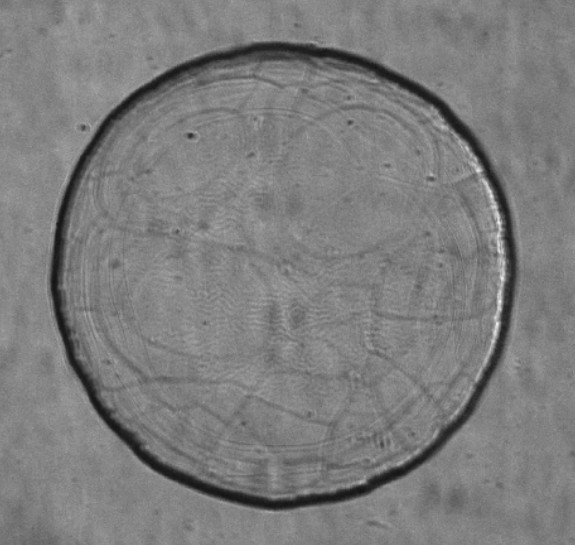
#> input picture img/1-1.jpg, 575 x 545 px
$ python Test.py
#> lines starting #> are read from the running program, lines starting #| are printed output that depends on the picture; after the words box and inside, x2 and y2 are one past the last pixel; in counts of white or black regions, pixels touching at a corner belong together
from scipy import ndimage
from scipy import signal
from scipy import stats
import numpy as np
import pandas as pd
import cv2

import matplotlib.pyplot as plt

def Test():
    img1 = cv2.imread('img/1-1.jpg', cv2.IMREAD_GRAYSCALE)
#> img1 is the input picture: shape (545, 575); min 18, max 240, mean 125.2
    img1 = cv2.resize(img1, (512,512), interpolation=cv2.INTER_AREA)
#> img1: shape (512, 512)
    filtered_img1 = ndimage.gaussian_laplace(img1, sigma=2)
    filtered_img1 = cv2.Canny(filtered_img1, 200, 256, apertureSize=7)
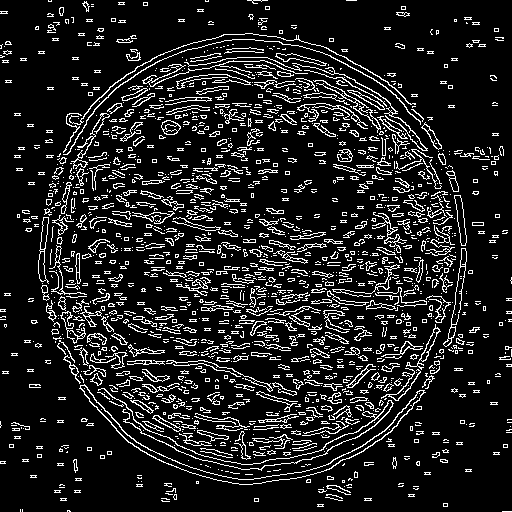
#> filtered_img1: shape (512, 512); 12.6% white in thin lines or dots
    lines1 = cv2.HoughLinesP(filtered_img1, 1, np.pi/360, 120, 150, 5)
#> lines1 = 51 rows, first 6: [376, 295, 384, 295], [221, 306, 228, 306], [312, 292, 324, 291], [155, 317, 161, 317], [248, 320, 254, 320], [290, 325, 295, 330]

    img2 = cv2.imread('img/1-2.jpg', cv2.IMREAD_GRAYSCALE)
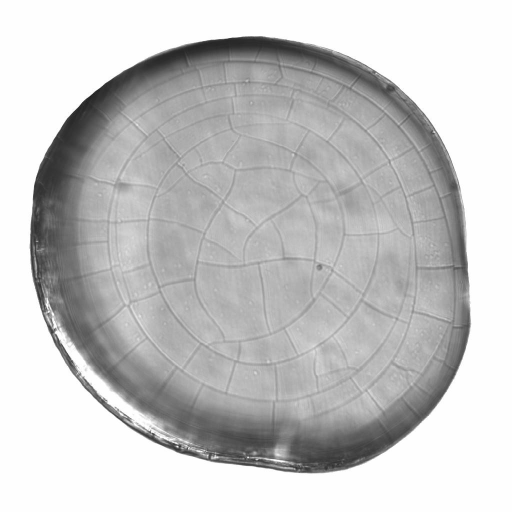
#> input picture img/1-2.jpg, 1024 x 1024 px (shown at 1/2 size)
#> img2 is the input picture: shape (1024, 1024); min 19, max 255, mean 196.8
    img2 = cv2.resize(img2, (512,512), interpolation=cv2.INTER_AREA)
#> img2: shape (512, 512)
    filtered_img2 = ndimage.gaussian_laplace(img2, sigma=2)
    filtered_img2 = cv2.Canny(filtered_img2, 200, 256, apertureSize=7)
#> filtered_img2: shape (512, 512); 10.3% white in thin lines or dots, all inside (x1, y1, x2, y2) = (23, 30, 477, 480)
    lines2 = cv2.HoughLinesP(filtered_img2, 1, np.pi/360, 120, 150, 5)
#> lines2 = 46 rows, first 6: [336, 190, 350, 182], [245, 215, 254, 224], [215, 220, 223, 212], [118, 93, 123, 98], [173, 264, 182, 264], [257, 225, 265, 219]

    img2_1 = cv2.imread('img/1-2-270r.jpg', cv2.IMREAD_GRAYSCALE)
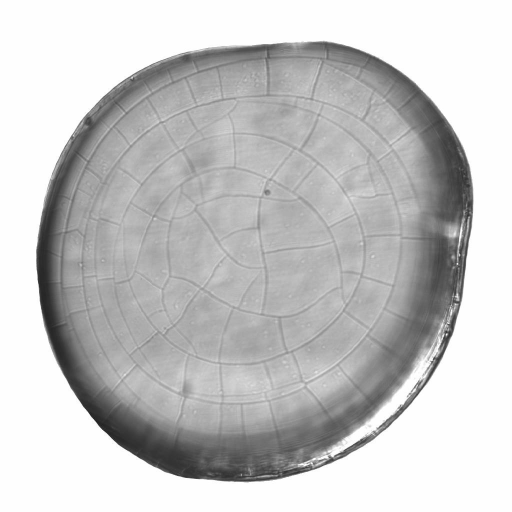
#> input picture img/1-2-270r.jpg, 1024 x 1024 px (shown at 1/2 size)
#> img2_1 is the input picture: shape (1024, 1024); min 18, max 255, mean 196.8
    img2_1 = cv2.resize(img2_1, (512,512), interpolation=cv2.INTER_AREA)
#> img2_1: shape (512, 512)
    filtered_img2_1 = ndimage.gaussian_laplace(img2_1, sigma=2)
    filtered_img2_1 = cv2.Canny(filtered_img2_1, 200, 256, apertureSize=7)
#> filtered_img2_1: shape (512, 512); 10.3% white in thin lines or dots, all inside (x1, y1, x2, y2) = (30, 35, 480, 488)
    lines2_1 = cv2.HoughLinesP(filtered_img2_1, 1, np.pi/360, 120, 150, 5)
#> lines2_1 = 30 rows, first 6: [212, 264, 221, 255], [192, 214, 199, 221], [77, 158, 84, 165], [126, 353, 136, 343], [124, 372, 132, 364], [293, 183, 301, 175]

    img3 = cv2.imread('img/2-1_a.jpg', cv2.IMREAD_GRAYSCALE)
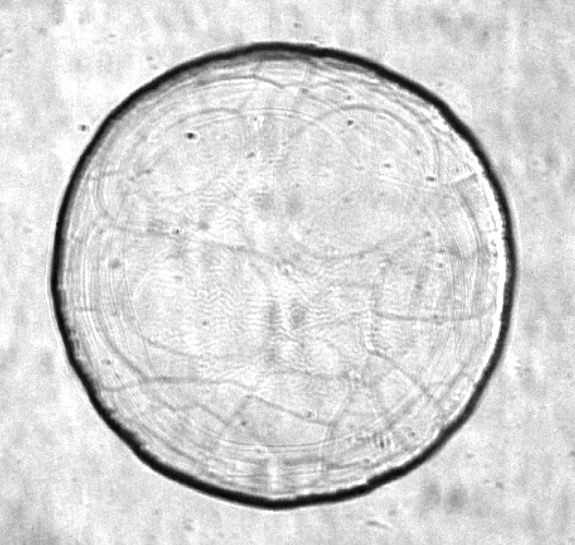
#> input picture img/2-1_a.jpg, 575 x 545 px
#> img3 is the input picture: shape (545, 575); min 2, max 255, mean 213
    img3 = cv2.resize(img3, (512,512), interpolation=cv2.INTER_AREA)
#> img3: shape (512, 512)
    filtered_img3 = ndimage.gaussian_laplace(img3, sigma=2)
    filtered_img3 = cv2.Canny(filtered_img3, 200, 256, apertureSize=7)
#> filtered_img3: shape (512, 512); 24.6% white in thin lines or dots
    lines3 = cv2.HoughLinesP(filtered_img3, 1, np.pi/360, 120, 150, 5)
#> lines3 = 196 rows, first 6: [355, 353, 363, 361], [452, 426, 457, 431], [205, 173, 211, 179], [115, 195, 123, 203], [333, 252, 339, 246], [170, 317, 175, 312]

    img4 = cv2.imread('img/2-1_b.jpg', cv2.IMREAD_GRAYSCALE)
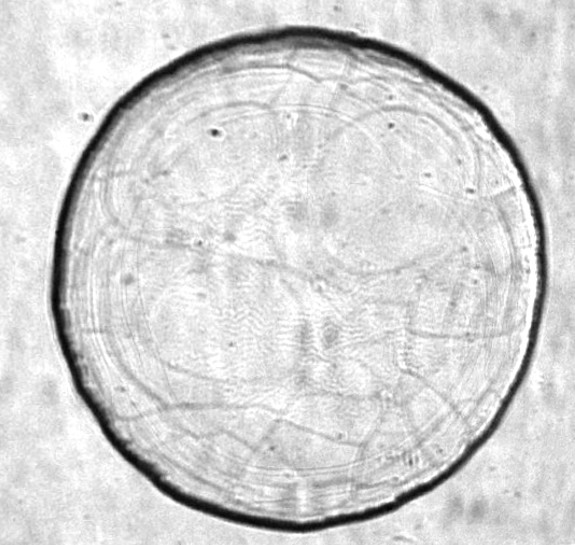
#> input picture img/2-1_b.jpg, 575 x 545 px
#> img4 is the input picture: shape (545, 575); min 1, max 255, mean 211.9
    img4 = cv2.resize(img4, (512,512), interpolation=cv2.INTER_AREA)
#> img4: shape (512, 512)
    filtered_img4 = ndimage.gaussian_laplace(img4, sigma=2)
    filtered_img4 = cv2.Canny(filtered_img4, 200, 256, apertureSize=7)
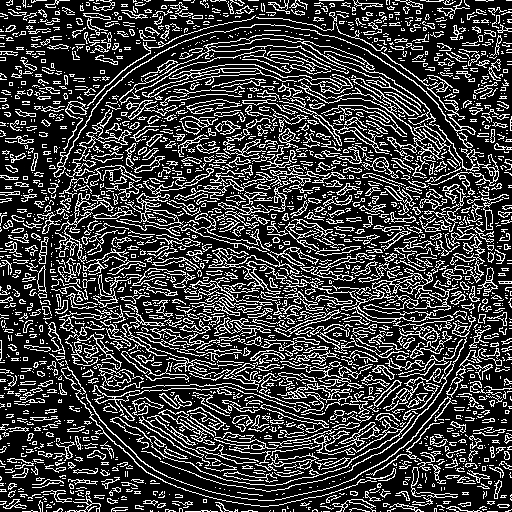
#> filtered_img4: shape (512, 512); 24.4% white in thin lines or dots
    lines4 = cv2.HoughLinesP(filtered_img4, 1, np.pi/360, 120, 150, 5)
#> lines4 = 207 rows, first 6: [262, 205, 268, 211], [10, 508, 19, 499], [297, 295, 306, 304], [279, 352, 284, 357], [287, 258, 292, 263], [69, 108, 74, 113]

    # TODO
    # 검출한 직선들의 기울기를 구하여 array를 만들고
    # 각 기울기 간의 차이를 가지고 2d array를 만듦
    # 이미지마다 만들어진 2d array 간의 correlation을 구해서
    # 같은 크랙은 큰 상관관계를 가지고
    # 다른 크랙은 작은 상관관계를 가지는지 확인
    # np.correlate(A,B,'full') -> 2d (cross-)correlation

    num_lines1 = len(lines1)
#> num_lines1 = 51
    slopes1 = np.zeros(num_lines1)
#> slopes1 = 51 values from 0 to 0
    for i in range(num_lines1):
        for x1,y1,x2,y2 in lines1[i]:
            slopes1[i] = (y1-y2)/(x1-x2)

    num_lines2 = len(lines2)
#> num_lines2 = 46
    slopes2 = np.zeros(num_lines2)
#> slopes2 = 46 values from 0 to 0
    for i in range(num_lines2):
        for x1,y1,x2,y2 in lines2[i]:
            slopes2[i] = (y1-y2)/(x1-x2)

    num_lines2_1 = len(lines2_1)
#> num_lines2_1 = 30
    slopes2_1 = np.zeros(num_lines2_1)
#> slopes2_1 = 30 values from 0 to 0
    for i in range(num_lines2_1):
        for x1,y1,x2,y2 in lines2_1[i]:
            slopes2_1[i] = (y1-y2)/(x1-x2)

    num_lines3 = len(lines3)
#> num_lines3 = 196
    slopes3 = np.zeros(num_lines3)
#> slopes3 = 196 values from 0 to 0
    for i in range(num_lines3):
        for x1,y1,x2,y2 in lines3[i]:
            slopes3[i] = (y1-y2)/(x1-x2)

    num_lines4 = len(lines4)
#> num_lines4 = 207
    slopes4 = np.zeros(num_lines4)
#> slopes4 = 207 values from 0 to 0
    for i in range(num_lines4):
        for x1,y1,x2,y2 in lines4[i]:
            slopes4[i] = (y1-y2)/(x1-x2)

    slopes1.sort()
    slopes2.sort()
    slopes2_1.sort()
    slopes3.sort()
    slopes4.sort()

    # [13 lines of commented-out code are left out]

    cor1 = np.correlate(slopes1, slopes2, mode='full')
    cor2 = np.correlate(slopes2, slopes2_1, mode='full')
    cor3 = np.correlate(slopes1, slopes3, mode='full')
    cor4 = np.correlate(slopes3, slopes4, mode='full')
    # ccorr = signal.correlate2d(mat_slopes1, mat_slopes2, mode='full')
    # plt.hist(cor1, bins=50)
    fig = plt.figure()
    ax1 = fig.add_subplot(221)
    stats.probplot(cor1, plot=plt)
    ax2 = fig.add_subplot(222)
    stats.probplot(cor2, plot=plt)
    ax3 = fig.add_subplot(223)
    stats.probplot(cor3, plot=plt)
    ax4 = fig.add_subplot(224)
    stats.probplot(cor4, plot=plt)
    plt.show()
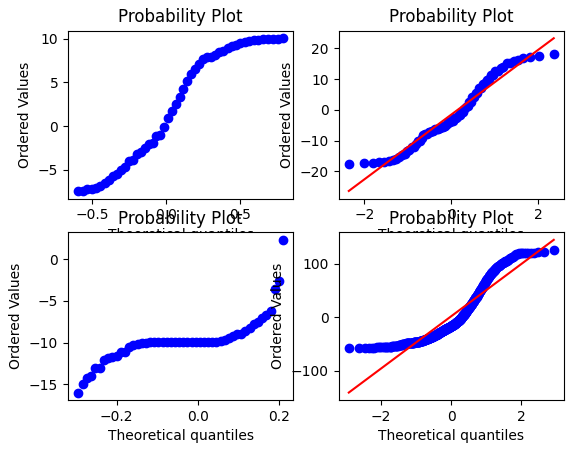
#> figure drawn by matplotlib, 4 panels; panel 2: curve peaks at x = 2.36, y = 18.14; panel 2: curve peaks at x = 2.36, y = 23.33; panel 4: curve peaks at x = 2.92, y = 124.6; panel 4: curve peaks at x = 2.92, y = 144.5

    # [45 lines of commented-out code are left out]

Test()
